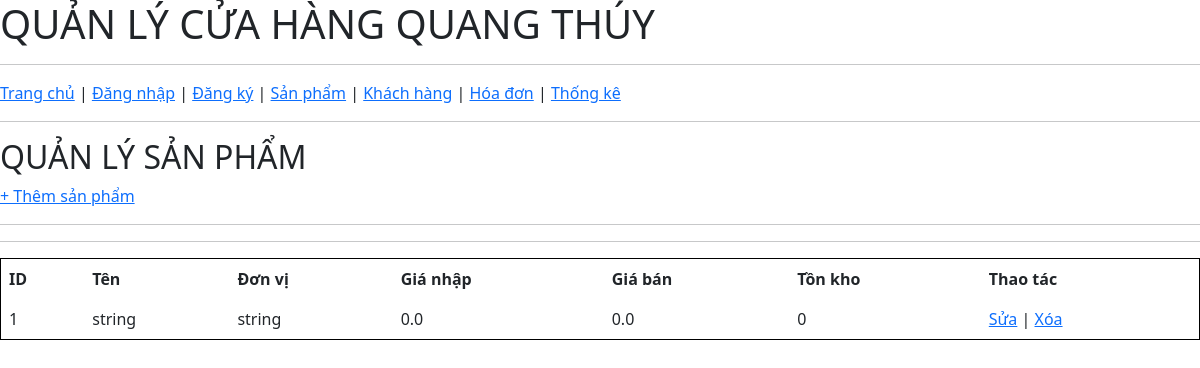
The page /products-page on the database its author committed.
### app/models/product.py (models this page shows)
class Product(Base):
    __tablename__ = "products"
    id            = Column(Integer, primary_key=True, index=True)
    name          = Column(String(255), nullable=False)
    code          = Column(String(100), nullable=False, unique=True, index=True)
    unit          = Column(String(50),  nullable=False)
    import_price  = Column(Float,       nullable=False)
    selling_price = Column(Float,       nullable=False)
    stock         = Column(Integer,     nullable=False, default=0)
    import_date   = Column(DateTime(timezone=True), server_default=func.now())
    product_type  = Column(String(50),  nullable=False)
    brand         = Column(String(255), nullable=True)   # chỉ PaintingProduct dùng
    wood_source   = Column(String(255), nullable=True)   # chỉ WoodProduct dùng
    invoice_details = relationship("InvoiceDetail", back_populates="product")
    __mapper_args__ = {
        "polymorphic_on":       product_type,
        "polymorphic_identity": "generic",
    }

class WoodProduct(Product):
    __mapper_args__ = {
        "polymorphic_identity": "wood",
    }

### main.py (the view)
@app.get("/products-page", include_in_schema=False)
def products_page(request: Request, db: Session = Depends(get_db)):
    products_list = db.query(models.Product).all()
    return templates.TemplateResponse(
        request=request,
        name="products.html",
        context={"request": request, "products": products_list}
    )

### app/templates/products.html
{% extends "base.html" %}
{% block content %}
<h2>QUẢN LÝ SẢN PHẨM</h2>
<p>
    <a href="/products/add">+ Thêm sản phẩm</a>
</p>
<hr>
<hr>
<table border="1" cellpadding="8">
    <tr>
        <th>ID</th>
        <th>Tên</th>
        <th>Đơn vị</th>
        <th>Giá nhập</th>
        <th>Giá bán</th>
        <th>Tồn kho</th>
        <th>Thao tác</th>
    </tr>
    {% for product in products %}
    <tr>
        <td>{{ product.id }}</td>
        <td>{{ product.name }}</td>
        <td>{{ product.unit }}</td>
        <td>{{ product.import_price }}</td>
        <td>{{ product.selling_price }}</td>
        <td>{{ product.stock }}</td>
        <td>
            <a href="/products/edit/{{ product.id }}">Sửa</a> |
            <a href="/products/delete/{{ product.id }}">Xóa</a>
        </td>
    </tr>
    {% endfor %}
</table>
{% endblock %}

### app/static/styles.css (style rules this page uses)
body { font-family: Arial; margin: 20px; }
table { border-collapse: collapse; width: 100%; }
table, th, td { border: 1px solid black; }
th, td { padding: 8px; }
a { text-decoration: none; }

### rows shown on the page
WoodProduct: id "1", name "string", unit "string", import_price "0.0", selling_price "0.0", stock "0"
